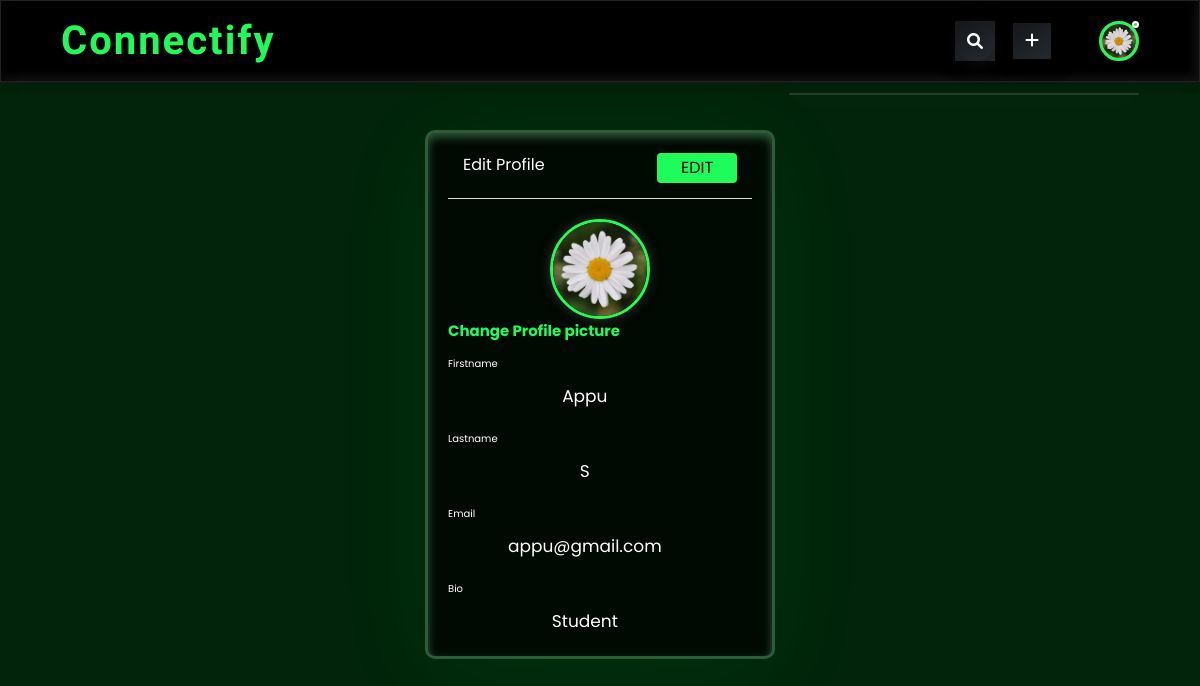
The page /edit/ (signed in) on the database its author committed.
### home/models.py (models this page shows)
class userprofile(models.Model):
    username=models.CharField(max_length=200)
    firstname=models.CharField(blank=True,max_length=200)
    lastname=models.CharField(blank=True,max_length=200)
    email=models.EmailField(blank=True)
    profile_pic=models.ImageField(upload_to='profiles',default='profiles/img.jpg')
    followers=models.ManyToManyField(User,blank=True,related_name='followers')
    following=models.ManyToManyField(User,blank=True,related_name='following')
    bio=models.CharField(max_length=200,blank=True)

### home/views.py (the view)
# urls.py: path('edit/',views.edit,name='edit'),
@login_required(login_url='auth/')
def edit(request):
    userdata=userprofile.objects.get(username=request.user)
    post=post_table.objects.all()
    current=request.user
    currentuser=userprofile.objects.get(username=current)
    edit_instance=profileform(request.POST or None, request.FILES or None,instance=currentuser)
    context={
        'posts':post,
        'userprofile':currentuser,
        'form':edit_instance,
         }
    if edit_instance.is_valid():
        edit_instance.save()
        return redirect('/')
    return render(request,'profileupdate.html',context)

### home/form.py
class profileform(forms.ModelForm):
    class Meta:
        model=userprofile
        fields=['profile_pic','firstname','lastname','email','bio',]

### templates/profileupdate.html (shortened to what this page needs)
{% extends 'base.html' %}
{% load static %}
{% block body %}
<!DOCTYPE html>
<html lang="en">
<head>
</head>
<body style="    background-color: #01240a;">
    <div class="container">
        <div class="card" style="background:rgba(0,0,0,.75);color:black;
        box-shadow: inset 0 4px 10px rgba(91, 176, 114, 0.5), 0 15px 100px #1efc5911;
        border: 3px solid rgba(91, 176, 114, 0.5);">
            <div class="info" style='background-color:transparent'>
                <span>Edit Profile</span>
                <button id="savebutton" style="background-color: #1efc5a;outline: none;border: none;color: #000;">edit</button>
            </div>
            <form class="center" enctype="multipart/form-data" method="post" action="{% url 'home:edit' %}" >
                <div class="preview" style="display: grid;place-items: center; height: fit-content;">
                    <img id="file-ip-1-preview" style='border-radius:50%;height:100px;width:100px;border:3px solid #1efc5a;box-shadow:0 0 10px 2px rgb(39, 38, 38)'
                        src="{{form.profile_pic.value.url}}">
                </div>
                <label for="file-ip-1" style="font-size: 15px;color: #1efc5a;font-weight: bold;text-align: center;">Change Profile picture</label>
                <div class="inputs">
                    <span>Firstname</span>
                    <input type="text" readonly value="{{form.firstname.value}}" name="firstname" style='background-color:transparent;border-radius: 10px;'>
                </div>
                <div class="inputs">
                    <span>Lastname</span>
                    <input type="text" readonly value="{{form.lastname.value}}" name="lastname" style='background-color:transparent;border-radius: 10px;'>
                </div>
                <div class="inputs">
                    <span>Email</span>
                    <input type="text" readonly value="{{form.email.value}}" name="email" style='background-color:transparent;border-radius: 10px;'>
                </div>
                <div class="inputs">
                    <span>Bio</span>
                    <input type="text" readonly value="{{form.bio.value}}" name="bio" style='background-color:transparent;border-radius: 10px;'>
                </div>
            </form>
        </div>
    </div>
</body>
</html>
{% endblock %}

### templates/base.html (shortened to what this page needs)
{% load static %}
<!DOCTYPE html>
<html lang="en">
<head>
  <link href="https://cdn.jsdelivr.net/npm/bootstrap@5.0.0-beta1/dist/css/bootstrap.min.css" rel="stylesheet"
>
  <link rel="stylesheet" href="https://cdn.jsdelivr.net/npm/bootstrap@4.5.3/dist/css/bootstrap.min.css">
  <link rel="stylesheet" href="{% static 'asset/styles.css' %}" />
  <link rel="stylesheet" href="https://cdnjs.cloudflare.com/ajax/libs/font-awesome/6.0.0/css/all.min.css" />
 </head>
<body>
  <nav style="background-color: rgb(0, 0, 0); box-shadow: -4px -4px 10px rgba(67, 67, 67, 0.5),
  inset 4px 4px 10px rgba(0, 0, 0, 0.5),
  inset -4px -4px 10px rgba(67, 67, 67, 0.3),
  4px 4px 10px rgba(0, 0, 0, 0.3);border: 1px solid rgb(36, 33, 33);"" >
    <div class="nav-left" ">
      <a href="{% url 'home:home' %}" style="text-decoration: none;">
        <span class="logo" style="color:#1efc5a; font-family: 'Dancing Script', cursive !important; font-size: 40px; font-weight: bold;letter-spacing: 2px;">Connectify</span>
    </div>
    <div class="nav-right">
      <a href="{% url 'home:search' %}"style="text-decoration:none;background: linear-gradient(327.43deg, #32383E -77.68%, #17191C 87.35%);
      border: none;
      box-shadow: -4px -2px 16px rgba(195,200,205,0), 4px 4px 18px rgba(0, 0, 0, 0.5);margin-right:10px;width:40px ;height:40px;">
        <div class="search-box"
          style="width:40px ;height:40px;border-radius: 50%; display: grid;place-items: center;padding: 0;background: linear-gradient(327.43deg, #32383E -77.68%, #17191C 87.35%);
          border: none;
          box-shadow: -4px -2px 16px rgba(210, 215, 221, 0), 4px 4px 18px rgba(24, 23, 23, 0.5);">
         <i class="fa fa-search"></i>
        </div>
      </a>
      <div class="addpost mx-2"
      style="background: linear-gradient(327.43deg, #32383E -77.68%, #17191C 87.35%);
      border: none;
      box-shadow: -4px -2px 16px rgba(195,200,205,0), 4px 4px 18px rgba(0, 0, 0, 0.5);"
      >
        <button type="button" class="btn btn-light" data-toggle="modal" data-target="#addpost" data-whatever="@mdo" style="background: linear-gradient(327.43deg, #32383E -77.68%, #17191C 87.35%);
        border: none;
        box-shadow: -4px -2px 16px rgba(195,200,205,0), 4px 4px 18px rgba(0, 0, 0, 0.5);"><i
            class="fa-solid fa-plus"></i></button>
      </div>
      <div class="nav-user-icon online" onclick="settingsMenuToggle()" style="margin-left: 40px;">
        <img src="{{ userprofile.profile_pic.url }}" style="border:3px solid #1efc5a ;background-color: white;"/>
      </div>
    </div>
    <div class="settings-menu" style="background-color: rgba(255, 255, 255, 0.08);
    -webkit-backdrop-filter: blur(15px);
    backdrop-filter: blur(15px);
    -webkit-box-shadow: 0 2px 20px rgba(0, 0, 0, 0.15);
    box-shadow: 0 2px 20px rgba(219, 214, 214, 0.15);
    border: 1px solid rgba(255, 255, 255, 0.06); width: 350px;" >
      <div class="settings-menu-inner" >
      </div>
    </div>
  </nav>
  {% block body %}
  {% endblock %}
</body>
</html>

### static/asset/styles.css (style rules this page uses)
* { margin: 0; padding: 0; box-sizing: border-box; font-family: "Poppins", sans-serif; }
:root { --color1: #efefef; --color2: #3c004e; --color3: #fff; --color4: #41db51; --color5: #626262; --color6: #ccc; --color7: #9a9a9a; --color8: #000; --color9: #e4e6eb; }
body { background: var(--color1); transition: background 0.5s; }
nav { display: flex; align-items: center; justify-content: space-between; padding: 10px 5%; position: sticky; top: 0; z-index: 100; }
.logo { width: 120px; margin-right: 45px; cursor: pointer; }
.nav-left, .nav-right { display: flex; align-items: center; }
.nav-user-icon img { width: 40px; height: 40px; border-radius: 50%; cursor: pointer; }
.nav-user-icon { margin-left: 30px; }
.search-box { background: var(--color1); width: 350px; border-radius: 20px; display: flex; align-items: center; z-index: 9999; padding: 0 15px; }
.online { position: relative; }
.online::after { content: ""; width: 7px; height: 7px; border: 2px solid var(--color3); border-radius: 50%; background: var(--color4); position: absolute; top: 0; right: 0; }
.container { display: flex; justify-content: space-between; padding: 25px 5%; }
.settings-menu { position: absolute; width: 90%; max-width: 350px; background: var(--color3); border-radius: 8px; overflow: hidden; top: 115%; right: 5%; max-height: 0px; transition: max-height 0.5s; }
.settings-menu-inner { padding: 20px; }

### templates/base.html (style rules this page uses)
* { color: white; }
input ::placeholder { color:rgb(231, 230, 230) }
body { background-color: #01240a; }
* { padding: 0; margin: 0; font-family: 'Poppins', sans-serif }
.container { display: flex; justify-content: center; align-items: center; background-color: #eee; padding: 1rem 0; }
.card { margin-top: 2rem; width: 350px; height: fit-content; background-color: #fff; box-shadow: 0px 15px 30px rgba(0, 0, 0, 0.1); border-radius: 10px; overflow: hidden }
.card .info { padding: 15px; display: flex; justify-content: space-between; border-bottom: 1px solid #e1dede; background-color: #e5e5e5 }
.card .info button, #updatebtn { height: 30px; width: 80px; border: none; color: #fff; border-radius: 4px; background-color: #000; cursor: pointer; text-transform: uppercase }
.card .inputs { display: flex; flex-direction: column; margin-bottom: 10px }
.card .inputs span { font-size: 10px; margin: 5px 0; }
.card .inputs input { height: 40px; padding: 0px 10px; font-size: 17px; box-shadow: none; outline: none; width: 90%; display: grid; place-items: center; }
.card .inputs input[type="text"][readonly] { border: 2px solid rgba(0, 0, 0, 0) }

### templates/profileupdate.html (style rules this page uses)
* { padding: 0; margin: 0; font-family: 'Poppins', sans-serif }
.container { height: fit-content; display: flex; justify-content: center; align-items: center; background-color: transparent; }
.card { margin: 2rem 0; width: 350px; height: fit-content; background-color: #fff; box-shadow: 0px 15px 30px rgba(0, 0, 0, 0.1); border-radius: 10px; overflow: hidden; padding:5px 20px; }
.card .info { padding: 15px; display: flex; justify-content: space-between; border-bottom: 1px solid #e1dede; background-color: #e5e5e5; margin-bottom: 20px; }
.card .info button, #updatebtn { height: 30px; width: 80px; border: none; color: #fff; border-radius: 4px; background-color: #000; cursor: pointer; text-transform: uppercase }
.card .inputs { display: flex; flex-direction: column; margin-bottom: 10px }
.card .inputs span { font-size: 10px; margin: 5px 0; }
.card .inputs input { height: 40px; padding: 0px 10px; font-size: 17px; box-shadow: none; outline: none; width: 90%; display: grid; place-items: center; }
.card .inputs input[type="text"][readonly] { border: 2px solid rgba(0, 0, 0, 0) }

### rows shown on the page
userprofile: profile_pic (picture), firstname "Appu", email "appu@gmail.com", bio "Student"
